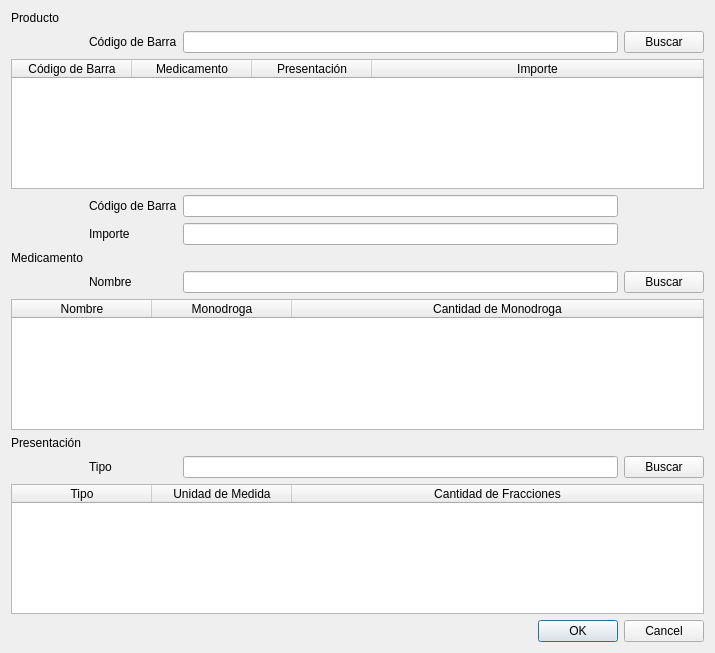
<?xml version="1.0" encoding="UTF-8"?>
<ui version="4.0">
 <class>vtnModificarProducto</class>
 <widget class="QWidget" name="vtnModificarProducto">
  <property name="geometry">
   <rect>
    <x>0</x>
    <y>0</y>
    <width>715</width>
    <height>653</height>
   </rect>
  </property>
  <property name="windowTitle">
   <string>Modificar Producto</string>
  </property>
  <layout class="QVBoxLayout" name="verticalLayout">
   <item>
    <layout class="QGridLayout" name="gridLayout">
     <item row="0" column="0">
      <widget class="QLabel" name="label_8">
       <property name="text">
        <string>Producto</string>
       </property>
      </widget>
     </item>
     <item row="6" column="1">
      <widget class="QLabel" name="label_6">
       <property name="text">
        <string>Nombre</string>
       </property>
      </widget>
     </item>
     <item row="1" column="2">
      <widget class="QLineEdit" name="lineEdit"/>
     </item>
     <item row="6" column="2">
      <widget class="QLineEdit" name="lineEdit_2"/>
     </item>
     <item row="8" column="0">
      <widget class="QLabel" name="label_5">
       <property name="text">
        <string>Presentación</string>
       </property>
      </widget>
     </item>
     <item row="5" column="0">
      <widget class="QLabel" name="label_4">
       <property name="text">
        <string>Medicamento</string>
       </property>
      </widget>
     </item>
     <item row="1" column="3">
      <widget class="QPushButton" name="pushButton">
       <property name="text">
        <string>Buscar</string>
       </property>
      </widget>
     </item>
     <item row="2" column="0" colspan="4">
      <widget class="QTableWidget" name="tableWidget">
       <attribute name="horizontalHeaderDefaultSectionSize">
        <number>120</number>
       </attribute>
       <attribute name="horizontalHeaderStretchLastSection">
        <bool>true</bool>
       </attribute>
       <column>
        <property name="text">
         <string>Código de Barra</string>
        </property>
       </column>
       <column>
        <property name="text">
         <string>Medicamento</string>
        </property>
       </column>
       <column>
        <property name="text">
         <string>Presentación</string>
        </property>
       </column>
       <column>
        <property name="text">
         <string>Importe</string>
        </property>
       </column>
      </widget>
     </item>
     <item row="6" column="3">
      <widget class="QPushButton" name="pushButton_2">
       <property name="text">
        <string>Buscar</string>
       </property>
      </widget>
     </item>
     <item row="9" column="2">
      <widget class="QLineEdit" name="lineEdit_3"/>
     </item>
     <item row="7" column="0" colspan="4">
      <widget class="QTableWidget" name="tableWidget_3">
       <attribute name="horizontalHeaderDefaultSectionSize">
        <number>140</number>
       </attribute>
       <attribute name="horizontalHeaderStretchLastSection">
        <bool>true</bool>
       </attribute>
       <column>
        <property name="text">
         <string>Nombre</string>
        </property>
       </column>
       <column>
        <property name="text">
         <string>Monodroga</string>
        </property>
       </column>
       <column>
        <property name="text">
         <string>Cantidad de Monodroga</string>
        </property>
       </column>
      </widget>
     </item>
     <item row="9" column="3">
      <widget class="QPushButton" name="pushButton_3">
       <property name="text">
        <string>Buscar</string>
       </property>
      </widget>
     </item>
     <item row="9" column="1">
      <widget class="QLabel" name="label_7">
       <property name="text">
        <string>Tipo</string>
       </property>
      </widget>
     </item>
     <item row="3" column="1">
      <widget class="QLabel" name="label_3">
       <property name="text">
        <string>Código de Barra</string>
       </property>
      </widget>
     </item>
     <item row="1" column="1">
      <widget class="QLabel" name="label">
       <property name="text">
        <string>Código de Barra</string>
       </property>
      </widget>
     </item>
     <item row="4" column="1">
      <widget class="QLabel" name="label_2">
       <property name="text">
        <string>Importe</string>
       </property>
      </widget>
     </item>
     <item row="3" column="2">
      <widget class="QLineEdit" name="lineEdit_4"/>
     </item>
     <item row="4" column="2">
      <widget class="QLineEdit" name="lineEdit_5"/>
     </item>
     <item row="11" column="2" colspan="2">
      <widget class="QDialogButtonBox" name="buttonBox">
       <property name="standardButtons">
        <set>QDialogButtonBox::Cancel|QDialogButtonBox::Ok</set>
       </property>
      </widget>
     </item>
     <item row="10" column="0" colspan="4">
      <widget class="QTableWidget" name="tableWidget_2">
       <attribute name="horizontalHeaderDefaultSectionSize">
        <number>140</number>
       </attribute>
       <attribute name="horizontalHeaderStretchLastSection">
        <bool>true</bool>
       </attribute>
       <column>
        <property name="text">
         <string>Tipo</string>
        </property>
       </column>
       <column>
        <property name="text">
         <string>Unidad de Medida</string>
        </property>
       </column>
       <column>
        <property name="text">
         <string>Cantidad de Fracciones</string>
        </property>
       </column>
      </widget>
     </item>
    </layout>
   </item>
  </layout>
 </widget>
 <tabstops>
  <tabstop>lineEdit</tabstop>
  <tabstop>pushButton</tabstop>
  <tabstop>tableWidget</tabstop>
  <tabstop>lineEdit_4</tabstop>
  <tabstop>lineEdit_5</tabstop>
  <tabstop>lineEdit_2</tabstop>
  <tabstop>pushButton_2</tabstop>
  <tabstop>tableWidget_3</tabstop>
  <tabstop>lineEdit_3</tabstop>
  <tabstop>pushButton_3</tabstop>
  <tabstop>tableWidget_2</tabstop>
  <tabstop>buttonBox</tabstop>
 </tabstops>
 <resources/>
 <connections/>
</ui>
